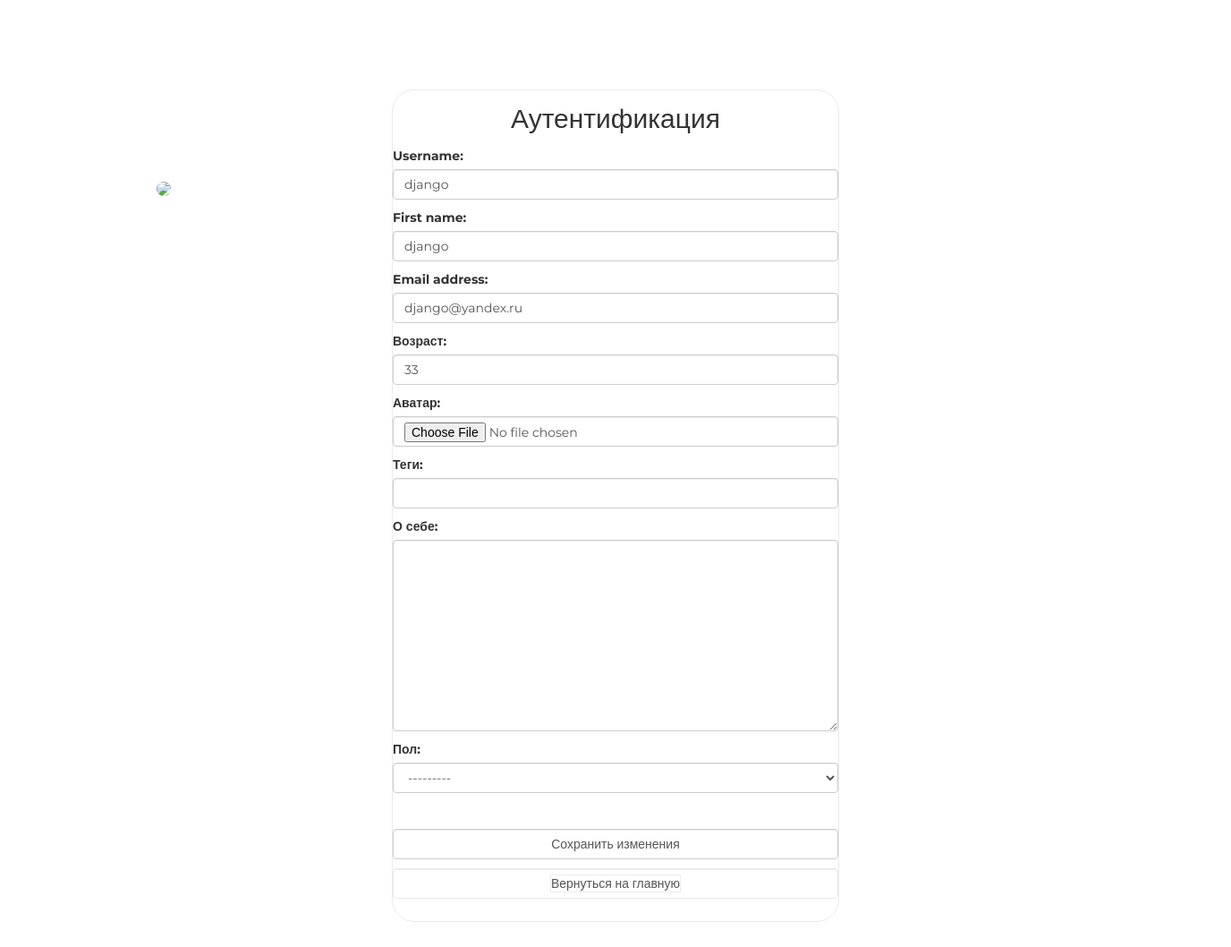
Screenshot of /auth/edit/ (signed in) with the database file from the repository.
### authapp/models.py (models this page shows, shortened)
class ShopUser(AbstractUser):
    avatar = models.ImageField(verbose_name='аватар', upload_to='users_avatars', blank=True)
    age = models.PositiveSmallIntegerField(verbose_name='возраст', default=18)
    activation_key = models.CharField(max_length=128, blank=True)
    activation_key_expires = models.DateTimeField(default=(now() + timedelta(hours=48)))

### authapp/views.py (the view)
# urls.py: path('edit/', authapp.edit, name='edit'),
def edit(request):
    title = 'редактирование'
    if request.method == 'POST':
        edit_form = ShopUserEditForm(request.POST, request.FILES, instance=request.user)
        profile_form = ShopUserProfileEditForm(request.POST, instance=request.user.shopuserprofile)
        if edit_form.is_valid() and profile_form.is_valid():
            edit_form.save()
            return HttpResponseRedirect(reverse('auth:edit'))
    else:
        edit_form = ShopUserEditForm(instance=request.user)
        profile_form = ShopUserProfileEditForm(instance=request.user.shopuserprofile)
    content = {
        'title' : title,
        'edit_form': edit_form,
        'profile_form' : profile_form
    }
    return render(request, 'authapp/edit.html', content)

### authapp/forms.py (shortened to what this page needs)
class ShopUserEditForm(UserChangeForm):
    class Meta:
        model = ShopUser
        fields = ('username', 'first_name', 'password', 'email', 'age', 'avatar')
    def __init__(self, *args, **kwargs):
        super().__init__(*args, **kwargs)
        for field_name, field in self.fields.items():
            field.widget.attrs['class'] = 'form-control'
            field.help_text = ''
            if field_name == 'password':
                field.widget = forms.HiddenInput()

class ShopUserProfileEditForm(forms.ModelForm):
    class Meta :
        model = ShopUserProfile
        fields = ('tagline', 'aboutMe' , 'gender')
    def __init__ (self, *args, **kwargs):
        super().__init__(*args, **kwargs)
        for field_name, field in self.fields.items():
            field.widget.attrs['class'] = 'form-control'

### mainapp/context_processors.py (called while the page is built)
def basket(request):
   basket = []
   if request.user.is_authenticated:
       basket = Basket.objects.filter(user=request.user)
   return {
       'basket': basket,
   }

### mainapp/templatetags/my_tags.py (called while the page is built)
@register.filter(name='media_folder_users')
def media_folder_users(string):
    if not string:
        string = 'users_avatars/default.jpg'
    return f'{settings.MEDIA_URL}{string}'

### authapp/templates/authapp/edit.html (shortened to what this page needs)
{% extends 'authapp/base.html' %}
{% load static %}
{% load my_tags %}
{% block content %}
    <form class="form-horizontal" action="{% url 'auth:edit' %}" method="post" enctype="multipart/form-data">
        {{ edit_form.as_p }}
        {{ profile_form.as_p }}
        <br>
        <input class="form-control" type="submit" value="Сохранить изменения">
    </form>
    <button class="btn btn-round form-control last">
        <a href="{% url 'main' %}" class="">
            Вернуться на главную
        </a>
    </button>
    <div class="user_avatar"><img src="{{ user.avatar|media_folder_users }}"></div>
{% endblock %}

### static/css/style.css (style rules this page uses)
* { margin: 0; padding: 0; }
button.last { margin-bottom: 10px; }
body { font-family: 'Montserrat', sans-serif; }
html, body { height: 100%; }
.login .form-control[type="submit"] { margin: 10px auto; }
.login button { border: 1px solid #eaeaea; margin-bottom: 10px; text-decoration: none; display: block; width: 100%; }
.login button.last { margin-bottom: 25px; }
.login button a, .login button a:hover { border: 1px solid #eaeaea; color: #555; text-decoration: none; }
.login form { margin-bottom: 10px; }
.login div.user_avatar { position: fixed; left: 175px; top: 200px; }
.user_avatar img { width: 300px; border-radius: 25px; }

### rows the page displays
ShopUser: username "django", first_name "django", email "django@yandex.ru", age "33"
